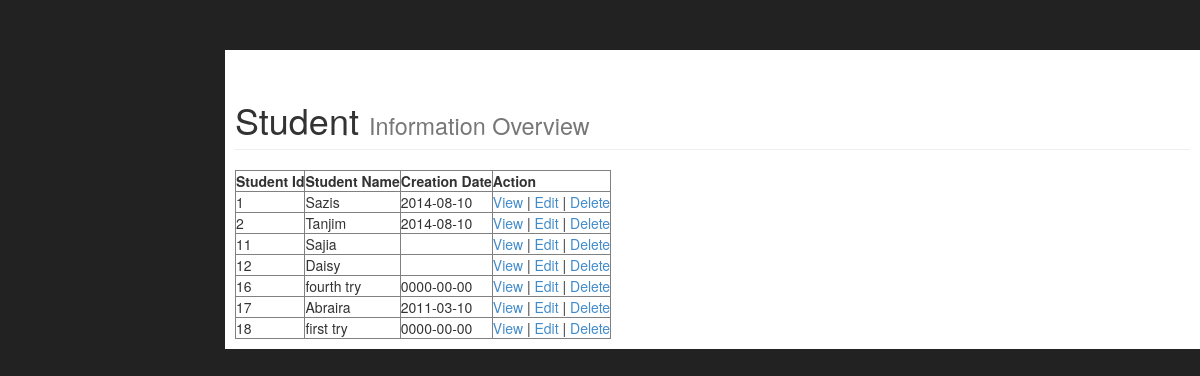
The app's page /viewStudentInfo.php with its own data.
### tables this page shows
CREATE TABLE IF NOT EXISTS `students` (
  `id` int(11) NOT NULL AUTO_INCREMENT,
  `student_name` varchar(55) DEFAULT NULL,
  `created` date DEFAULT NULL,
  PRIMARY KEY (`id`)
);

### viewStudentInfo.php (the view, shortened to what this page needs)
<!DOCTYPE html>
<html>
    <head>
        <link href="css/bootstrap.min.css" rel="stylesheet">
        <link href="css/sb-admin.css" rel="stylesheet">
        <link href="font-awesome-4.1.0/css/font-awesome.min.css" rel="stylesheet" type="text/css">
    </head>
    <body>
      <div id="wrapper">
          <div id="page-wrapper" class="container">
                <div class="row">
                    <div class="col-lg-12">
                        <h1 class="page-header">
                            Student <small>Information Overview</small>
                        </h1>
                    </div>
                </div>
        <?php
            require_once 'db.php';
                $sql = mysqli_query($con, "SELECT * FROM Students");
        ?>
                <div>
                    <table border='1'>
                    <tr class="warning">
                    <th>Student Id</th>
                    <th>Student Name</th>
                    <th>Creation Date</th>
                    <th> Action </th>
                    </tr>
                <?php
                while($row = mysqli_fetch_array($sql))
                {
                 ?>
                    <tr class="success">
                    <td> <?php echo $row['id'] ?> </td>
                    <td> <?php  echo $row['student_name'] ?> </td>
                    <td> <?php echo $row['created'] ?> </td>
                    <td> <a href="studentDetails.php?id=<?php echo $row['id']; ?>"> View</a> |
                        <a href="editStudent.php?id=<?php  echo $row['id']; ?>"> Edit </a> |
                        <a href="deleteStudent.php?id=<?php echo $row['id']; ?>"> Delete </a>
                    </td>
                    </tr>
                <?php
                }
                ?>
                    </table>
                </div>
           </div>
      </div>
    </body>
</html>

### css/sb-admin.css (style rules this page uses)
body { margin-top: 100px; background-color: #222; }
@media (min-width:768px) { body { margin-top: 50px; } }
#wrapper { padding-left: 0; }
#page-wrapper { width: 100%; padding: 0; background-color: #fff; }
@media (min-width:768px) { #wrapper { padding-left: 225px; } }
@media (min-width:768px) { #page-wrapper { padding: 10px; } }

### records on screen
students: id "1", student_name "Sazis", created "2014-08-10"
students: id "2", student_name "Tanjim", created "2014-08-10"
students: id "11", student_name "Sajia"
students: id "12", student_name "Daisy"
students: id "16", student_name "fourth try", created "0000-00-00"
students: id "17", student_name "Abraira", created "2011-03-10"
students: id "18", student_name "first try", created "0000-00-00"
